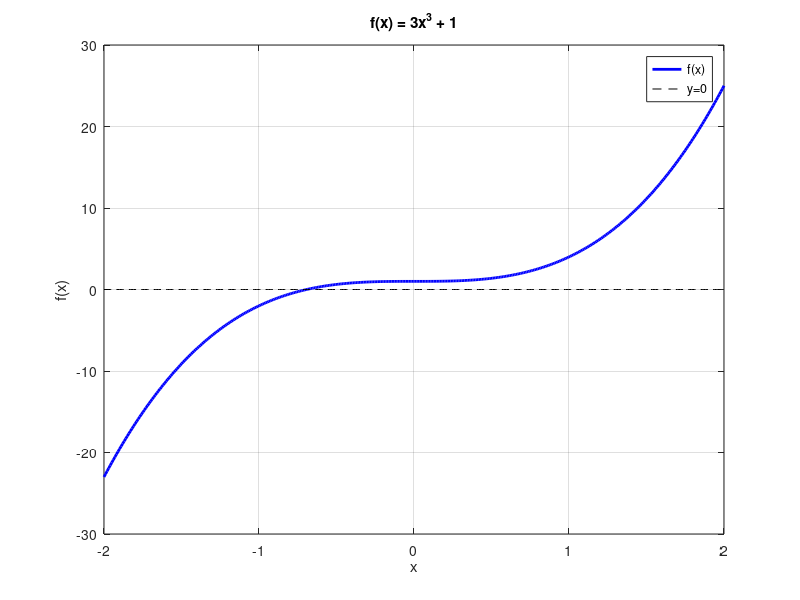

Reproduce this figure in MATLAB. (Note: this script raises an error after producing the figure.)
% Actividad 4 - Ejercicio 5a
% Resolver 3x^3 + 1 = 0 con estudio grafico y numerico
% Alumno: Agustin Formenti

clear, clc

%% Defino la funcion y su derivada
% Ecuacion: 3x^3 + 1 = 0
% f(x) = 3x^3 + 1
% f'(x) = 9x^2
f  = @(x) 3*x.^3 + 1;
fp = @(x) 9*x.^2;

%% Estudio grafico
% Discretizo el intervalo [-2,2] para ver la raiz
x = linspace(-2, 2, 400);

figure(1)
plot(x, f(x), 'b', 'linewidth', 2)
grid on
hold on

% Agrego linea y=0
plot(x, 0*x, 'k--')

xlabel('x')
ylabel('f(x)')
title('f(x) = 3x^3 + 1')
legend('f(x)', 'y=0', 'Location', 'best')

disp(' ')
disp('Estudio grafico: La funcion tiene UNA raiz en x ≈ -0.7')
disp(' ')

%% Estudio numerico con Newton-Raphson
disp('===== METODO DE NEWTON-RAPHSON =====')
x0 = -1;      % aproximacion inicial
tol = 1e-12;
itmax = 100;

r = NewtonRaphson(f, fp, x0, tol, itmax);

%% Resultado
disp(' ')
fprintf('Raiz aproximada: %.15f\n', r)
fprintf('Raiz exacta:     %.15f\n', -1/3^(1/3))  % raiz exacta = -(1/3)^(1/3)
fprintf('Error absoluto:  %.15e\n', abs(r + 1/3^(1/3)))

disp(' ')
disp('========== FIN EJERCICIO 5a ==========')


% Actividad 4 - Ejercicio 5b
% Resolver sen(x+2) = 2+x con estudio grafico y numerico
% Alumno: Agustin Formenti

clear, clc

%% Defino la funcion y su derivada
% Ecuacion: sen(x+2) = 2+x  -->  f(x) = sen(x+2) - 2 - x = 0
% f(x) = sin(x+2) - 2 - x
% f'(x) = cos(x+2) - 1
f  = @(x) sin(x + 2) - 2 - x;
fp = @(x) cos(x + 2) - 1;

%% Estudio grafico
% El seno esta entre -1 y 1, entonces 2+x debe estar en [-1,1]
% Esto implica x ∈ [-3, -1]
x = linspace(-3, -1, 400);

figure(1)
plot(x, f(x), 'r', 'linewidth', 2)
grid on
hold on

% Agrego linea y=0
plot(x, 0*x, 'k--')

xlabel('x')
ylabel('f(x)')
title('f(x) = sen(x+2) - 2 - x')
legend('f(x)', 'y=0', 'Location', 'best')

disp(' ')
disp('Estudio grafico: La funcion tiene UNA raiz en x ≈ -2')
disp(' ')

%% Estudio numerico con Newton-Raphson
disp('===== METODO DE NEWTON-RAPHSON =====')
x0 = -2;      % aproximacion inicial
tol = 1e-12;
itmax = 100;

r = NewtonRaphson(f, fp, x0, tol, itmax);

%% Resultado
disp(' ')
fprintf('Raiz aproximada: %.15f\n', r)
fprintf('Verificacion f(r) = %.15e\n', f(r))

disp(' ')
disp('========== FIN EJERCICIO 5b ==========')


% Actividad 4 - Ejercicio 5c
% Resolver x^2 = tan(x) con estudio grafico y numerico
% Alumno: Agustin Formenti

clear, clc

%% Defino la funcion y su derivada
% Ecuacion: x^2 = tan(x)  -->  f(x) = x^2 - tan(x) = 0
% f(x) = x^2 - tan(x)
% f'(x) = 2x - sec^2(x) = 2x - 1/cos^2(x)
f  = @(x) x.^2 - tan(x);
fp = @(x) 2*x - 1./cos(x).^2;   % derivada: 2x - sec^2(x)

%% Estudio grafico (alrededor de 0)
% Busco raices cerca del origen
x = linspace(-1, 1, 400);

figure(1)
plot(x, f(x), 'm', 'linewidth', 2)
grid on
hold on

% Agrego linea y=0
plot(x, 0*x, 'k--')

xlabel('x')
ylabel('f(x)')
title('f(x) = x^2 - tan(x)')
legend('f(x)', 'y=0', 'Location', 'best')

disp(' ')
disp('Estudio grafico: La funcion tiene una raiz en x = 0')
disp('(y posiblemente otras raices fuera de este intervalo)')
disp(' ')

%% Estudio numerico con Newton-Raphson
disp('===== METODO DE NEWTON-RAPHSON =====')
x0 = 0.1;      % aproximacion inicial (cerca de 0 pero no exactamente 0)
tol = 1e-12;
itmax = 100;

r = NewtonRaphson(f, fp, x0, tol, itmax);

%% Resultado
disp(' ')
fprintf('Raiz aproximada: %.15f\n', r)
fprintf('Verificacion f(r) = %.15e\n', f(r))
disp(' ')
disp('Nota: x=0 es obviamente una raiz (0^2 = tan(0) = 0).')
disp('Pueden existir otras raices para |x| > π/2 donde tan(x) tiene asintotas.')

disp(' ')
disp('========== FIN EJERCICIO 5c ==========')
